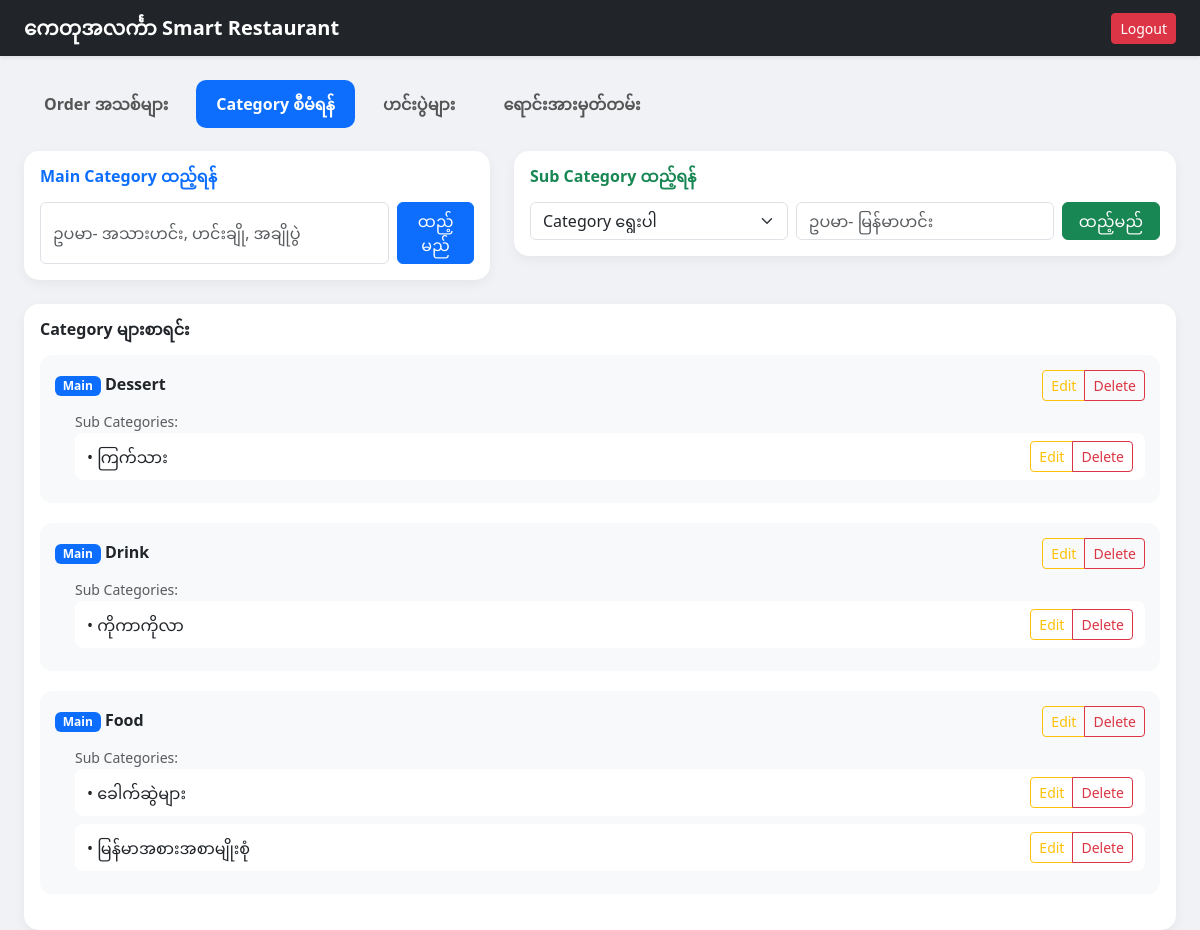
The page /admin.php?tab=categories (signed in) on the database its author committed.
### tables this page shows
CREATE TABLE main_categories (
    id INT AUTO_INCREMENT PRIMARY KEY,
    name VARCHAR(100) NOT NULL UNIQUE
);

CREATE TABLE `sub_categories` (
  `id` int(11) NOT NULL,
  `main_category_id` int(11) NOT NULL,
  `name` varchar(100) NOT NULL,
  `created_at` timestamp NOT NULL DEFAULT current_timestamp()
);

### admin.php (the view, shortened to what this page needs)
<?php
include 'config/db.php';
$tab = $_GET['tab'] ?? 'orders';
?>
<!DOCTYPE html>
<html lang="my">
<head>
    <link href="https://cdn.jsdelivr.net/npm/bootstrap@5.3.0/dist/css/bootstrap.min.css" rel="stylesheet">
</head>
<body>
    <nav class="navbar navbar-dark bg-dark mb-4 shadow-sm">
        <div class="container-fluid px-4 d-flex justify-content-between">
            <span class="navbar-brand fw-bold">ကေတုအလင်္ကာ Smart Restaurant</span>
            <div class="d-flex gap-2">
                <a href="logout.php" class="btn btn-danger btn-sm">Logout</a>
            </div>
        </div>
    </nav>
    <div class="container-fluid px-4">
        <ul class="nav nav-tabs mb-4 border-0 gap-2">
            <li class="nav-item"><a class="nav-link <?= $tab == 'orders' ? 'active' : '' ?>" href="?tab=orders">Order အသစ်များ</a></li>
            <li class="nav-item"><a class="nav-link <?= $tab == 'categories' ? 'active' : '' ?>" href="?tab=categories">Category စီမံရန်</a></li>
            <li class="nav-item"><a class="nav-link <?= $tab == 'menu' ? 'active' : '' ?>" href="?tab=menu">ဟင်းပွဲများ</a></li>
            <li class="nav-item"><a class="nav-link <?= $tab == 'history' ? 'active' : '' ?>" href="?tab=history">ရောင်းအားမှတ်တမ်း</a></li>
        </ul>
        <?php if ($tab == 'orders'): ?>
            <div class="card p-3">
                <div class="table-responsive">
                    <table class="table table-hover align-middle">
                        <thead class="table-light">
                            <tr>
                                <th>Table</th>
                                <th>Items</th>
                                <th>Time</th>
                                <th>Action</th>
                            </tr>
                        </thead>
                        <tbody id="live-order-body"></tbody>
                    </table>
                </div>
            </div>
        <?php elseif ($tab == 'categories'): ?>
            <div class="row">
                <div class="col-md-5 mb-4">
                    <div class="card p-3">
                        <h6 class="fw-bold text-primary mb-3">Main Category ထည့်ရန်</h6>
                        <form method="POST" class="d-flex gap-2">
                            <input type="text" name="new_main_cat" class="form-control" placeholder="ဥပမာ- အသားဟင်း, ဟင်းချို, အချိုပွဲ" required>
                            <button name="add_main_category" class="btn btn-primary">ထည့်မည်</button>
                        </form>
                    </div>
                </div>
                <div class="col-md-7 mb-4">
                    <div class="card p-3">
                        <h6 class="fw-bold text-success mb-3">Sub Category ထည့်ရန်</h6>
                        <form method="POST" class="row g-2">
                            <div class="col-md-5">
                                <select name="main_cat_id" class="form-select" required>
                                    <option value="">Category ရွေးပါ</option>
                                </select>
                            </div>
                            <div class="col-md-5">
                                <input type="text" name="new_sub_cat" class="form-control" placeholder="ဥပမာ- မြန်မာဟင်း" required>
                            </div>
                            <div class="col-md-2">
                                <button name="add_sub_category" class="btn btn-success w-100">ထည့်မည်</button>
                            </div>
                        </form>
                    </div>
                </div>
            </div>
            <div class="row">
                <div class="col-12">
                    <div class="card p-3">
                        <h6 class="fw-bold mb-3">Category များစာရင်း</h6>
                        <?php
                        $mainCats = $conn->query("SELECT * FROM main_categories ORDER BY id DESC");
                        while ($main = $mainCats->fetch_assoc()):
                            $mainId = $main['id'];
                            $subCats = $conn->query("SELECT * FROM sub_categories WHERE main_category_id = $mainId ORDER BY name");
                        ?>
                            <div class="category-box">
                                <div class="d-flex justify-content-between align-items-center">
                                    <h6 class="fw-bold mb-0">
                                        <span class="badge bg-primary">Main</span>
                                        <?= htmlspecialchars($main['name']) ?>
                                    </h6>
                                    <div class="btn-group btn-group-sm">
                                        <button class="btn btn-outline-warning btn-sm" onclick="editMainCat(<?= $main['id'] ?>, '<?= htmlspecialchars($main['name']) ?>')">Edit</button>
                                        <a href="?tab=categories&del_main=<?= $main['id'] ?>" class="btn btn-outline-danger btn-sm" onclick="return confirm('ဖျက်မှာလား?')">Delete</a>
                                    </div>
                                </div>
                                <?php if ($subCats->num_rows > 0): ?>
                                    <div class="sub-cat-list mt-2">
                                        <small class="text-muted">Sub Categories:</small>
                                        <?php while ($sub = $subCats->fetch_assoc()): ?>
                                            <div class="sub-cat-item">
                                                <span>• <?= htmlspecialchars($sub['name']) ?></span>
                                                <div class="btn-group btn-group-sm">
                                                    <button class="btn btn-outline-warning btn-sm" onclick="editSubCat(<?= $sub['id'] ?>, <?= $main['id'] ?>, '<?= htmlspecialchars($sub['name']) ?>')">Edit</button>
                                                    <a href="?tab=categories&del_sub=<?= $sub['id'] ?>" class="btn btn-outline-danger btn-sm" onclick="return confirm('ဖျက်မှာလား?')">Delete</a>
                                                </div>
                                            </div>
                                        <?php endwhile; ?>
                                    </div>
                                <?php else: ?>
                                    <div class="text-muted small mt-2">No Sub Categories</div>
                                <?php endif; ?>
                            </div>
                        <?php endwhile; ?>
                    </div>
                </div>
            </div>
<?php endif; ?>
    </div>
</body>
</html>

### admin.php (style rules this page uses)
body { background-color: #f0f2f5; font-family: 'Segoe UI', sans-serif; }
.nav-tabs .nav-link { border: none; color: #555; padding: 12px 20px; font-weight: 600; }
.nav-tabs .nav-link.active { background: #0d6efd !important; color: white !important; border-radius: 10px; }
.card { border: none; border-radius: 15px; box-shadow: 0 4px 12px rgba(0, 0, 0, 0.05); }
.category-box { background: #f8f9fa; border-radius: 12px; padding: 15px; margin-bottom: 20px; }
.sub-cat-item { background: white; border-radius: 8px; padding: 8px 12px; margin-bottom: 8px; display: flex; justify-content: space-between; align-items: center; }
.sub-cat-list { margin-top: 10px; margin-left: 20px; }

### rows shown on the page
main_categories: name "Dessert"
sub_categories: name "ကြက်သား"
main_categories: name "Drink"
sub_categories: name "ကိုကာကိုလာ"
main_categories: name "Food"
sub_categories: name "ခေါက်ဆွဲများ"
sub_categories: name "မြန်မာအစားအစာမျိုးစုံ"
